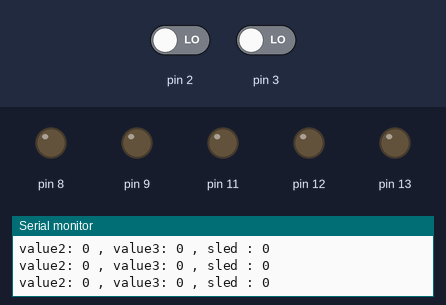
Bench run of a sketch on a simulated Arduino Uno, built with avr-gcc and run on an emulated ATmega328P. Parts: output pins drawn as LEDs (lit = HIGH), the last lines printed to the serial monitor. Dashed ring = blinking. The test bench sets the inputs (shaded band); at power-on: pin 2 LOW, pin 3 LOW.

Above: at 1.3 s.
1.4 s: pin 2 driven HIGH
At 1.72 s:
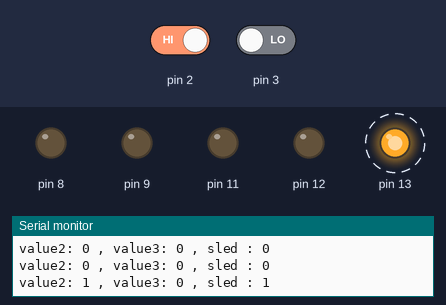
4.4 s: pin 3 driven HIGH
At 4.4 s:
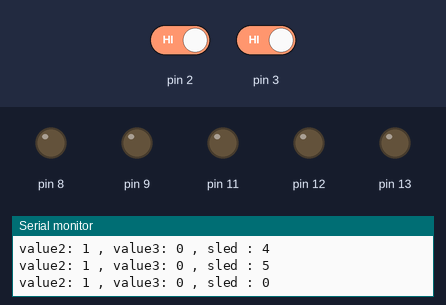
5.9 s: pin 3 driven LOW
At 6.48 s:
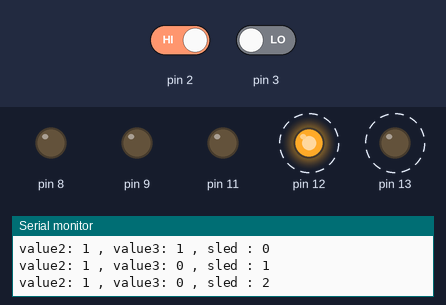
8.9 s: pin 2 driven LOW
At 8.9 s:
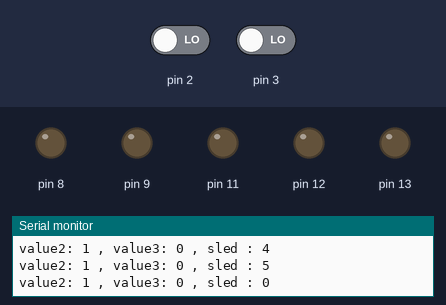
Timing chart, 0 to 11.9 s (numbered marks = the images above; inputs shaded):
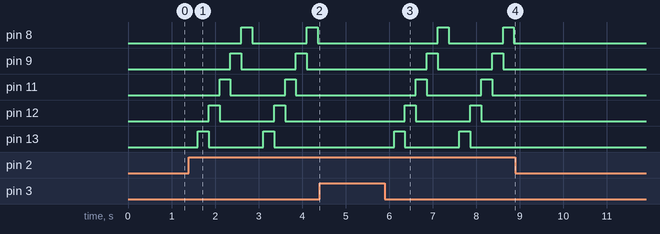

The sketch:

ex18.ino
```cpp
/*
 * 5개의 LED를 2개의 버튼으로 켜고,끌수 있도록 프로그램 작성
 * 힌트1: sled 전역변수를 LED가 켜져있는지 꺼져있는지 상태를 체크
 * 힌트2: sled 전역변수를 몇번째 LED가 켜져있는지 상태를 체크
 */
int sled = 0;
void setup() {
 Serial.begin(9600);
 pinMode(13, OUTPUT); // LED 연결 (디지털 신호 출력)
 pinMode(12, OUTPUT);
 pinMode(11, OUTPUT);
 pinMode(9, OUTPUT);
 pinMode(8, OUTPUT);
 pinMode(2, INPUT); // 버튼 연결 (디지털 신호 입력)
 pinMode(3, INPUT); // 버튼 연결 (디지털 신호 입력)
  digitalWrite(13, LOW);  // LED 끄기
  digitalWrite(12, LOW);
  digitalWrite(11, LOW);
  digitalWrite(9, LOW);
  digitalWrite(8, LOW);
  delay(100);
}
void loop() {
  delay(250);
  int value2 = digitalRead(2); // 0:LOW, 1:HIGH
  int value3 = digitalRead(3); // 0:LOW, 1:HIGH
  if(value2 == HIGH) { // 2번핀에 연결된 버튼을 눌렀을 때
    sled = sled + 1; // 0->1->2->3->4->5->0->...
    if(sled > 5){ sled=0; }
  }
  if(value3 == HIGH) { // 3번핀에 연결된 버튼을 눌렀을 때
    sled = sled - 1; // 0 <-1 <-2 <-3 <- 4 <- 5 <- 0...
    if(sled < 0){ sled=5; }
  }
  Serial.print("value2: ");
  Serial.print(value2);
  Serial.print(" , ");
  Serial.print("value3: ");
  Serial.print(value3);
  Serial.print(" , ");
  Serial.print("sled : ");
  Serial.println(sled); // 아두이노 -> 컴퓨터
  if(sled == 0) { // sled  값 0 , 5개의 Led 모두 꺼진 상태
    digitalWrite(13, LOW);
    digitalWrite(12, LOW);
    digitalWrite(11, LOW);
    digitalWrite(9, LOW);
    digitalWrite(8, LOW);
  }
  if(sled == 1) { // sled  값 1 , 첫번째  LED 켜진 상태(나머지는 꺼진 상태)
    digitalWrite(13, HIGH);
    digitalWrite(12, LOW);
    digitalWrite(11, LOW);
    digitalWrite(9, LOW);
    digitalWrite(8, LOW);
  }
  if(sled == 2) { // sled  값 2 , 두번째  LED 켜진 상태(나머지는 꺼진 상태)
    digitalWrite(13, LOW);
    digitalWrite(12, HIGH);
    digitalWrite(11, LOW);
    digitalWrite(9, LOW);
    digitalWrite(8, LOW);
  }
  if(sled == 3) { // sled  값 3 , 세번째  LED 켜진 상태(나머지는 꺼진 상태)
    digitalWrite(13, LOW);
    digitalWrite(12, LOW);
    digitalWrite(11, HIGH);
    digitalWrite(9, LOW);
    digitalWrite(8, LOW);
  }
  if(sled == 4) { // sled  값 4 , 네번째  LED 켜진 상태(나머지는 꺼진 상태)
    digitalWrite(13, LOW);
    digitalWrite(12, LOW);
    digitalWrite(11, LOW);
    digitalWrite(9, HIGH);
    digitalWrite(8, LOW);
  }
  if(sled == 5) { // sled  값 5 , 다섯번째  LED 켜진 상태(나머지는 꺼진 상태)
    digitalWrite(13, LOW);
    digitalWrite(12, LOW);
    digitalWrite(11, LOW);
    digitalWrite(9, LOW);
    digitalWrite(8, HIGH);
  }

}
```

Measured:
- after the input at 1.4 s, pin 8: alternates HIGH for 0.25 s and LOW for 1.3 s, starting after 1.2 s; pin 9: alternates HIGH for 0.25 s and LOW for 1.3 s, starting after 0.95 s
- after the input at 4.4 s, pin 8: stays LOW (without the input it goes to HIGH after 1.2 s); pin 9: stays LOW (without the input it goes to HIGH after 0.96 s)
- after the input at 5.9 s, pin 8: alternates HIGH for 0.25 s and LOW for 1.3 s, starting after 1.2 s; pin 9: alternates HIGH for 0.25 s and LOW for 1.3 s, starting after 0.96 s
- after the input at 8.9 s, pin 8, pin 9, pin 11–13: stops changing and stays LOW
